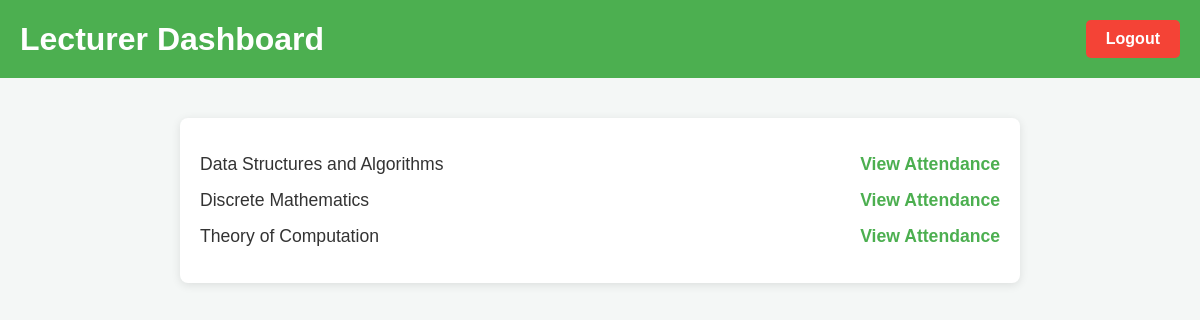
The page /lecturer_dashboard (signed in) on the database its author committed.
### tables this page shows
CREATE TABLE courses (
    course_id INTEGER PRIMARY KEY AUTOINCREMENT,
    course_name TEXT NOT NULL,
    lecturer_id INTEGER,
    FOREIGN KEY (lecturer_id) REFERENCES lecturers(id)
);

### app.py (the view)
@app.route('/lecturer_dashboard')
def lecturer_dashboard():
    if 'user_id' not in session or session['role'] != 'lecturer':
        return redirect(url_for('login'))
    db = get_db()
    courses = db.execute('SELECT * FROM courses WHERE lecturer_id = ?', (session['user_id'],)).fetchall()
    return render_template('lecturer_dashboard.html', courses=courses)

### app.py (called while the page is built)
def get_db():
    conn = sqlite3.connect('attendance_system.db')
    conn.row_factory = sqlite3.Row
    return conn

### templates/lecturer_dashboard.html (shortened to what this page needs)
<!DOCTYPE html>
<html lang="en">
<head>
</head>
<body>
<header>
    <h1>Lecturer Dashboard</h1>
    <a href="/logout" class="logout-btn">Logout</a>
</header>
<div class="container">
    <ul>
        {% for course in courses %}
        <li>
            <span>{{ course.course_name }}</span>
            <a href="{{ url_for('view_attendance', course_id=course['course_id']) }}">View Attendance</a>
        </li>
        {% endfor %}
    </ul>
</div>
</body>
</html>

### templates/lecturer_dashboard.html (style rules this page uses)
body { font-family: Arial, sans-serif; margin: 0; padding: 0; background-color: #f4f7f6; color: #333; }
header { display: flex; justify-content: space-between; align-items: center; background-color: #4CAF50; color: white; padding: 20px; }
h1 { margin: 0; font-size: 2em; }
.logout-btn { background-color: #f44336; color: white; padding: 10px 20px; border: none; border-radius: 5px; font-size: 1em; cursor: pointer; text-decoration: none; }
.container { max-width: 800px; margin: 40px auto; background-color: #fff; padding: 20px; box-shadow: 0 2px 10px rgba(0, 0, 0, 0.1); border-radius: 8px; }
ul { list-style-type: none; padding-left: 0; }
li { margin-bottom: 15px; font-size: 1.1em; display: flex; justify-content: space-between; align-items: center; }
a { text-decoration: none; color: #4CAF50; font-weight: bold; }

### rows shown on the page
courses: course_name "Data Structures and Algorithms"
courses: course_name "Discrete Mathematics"
courses: course_name "Theory of Computation"
